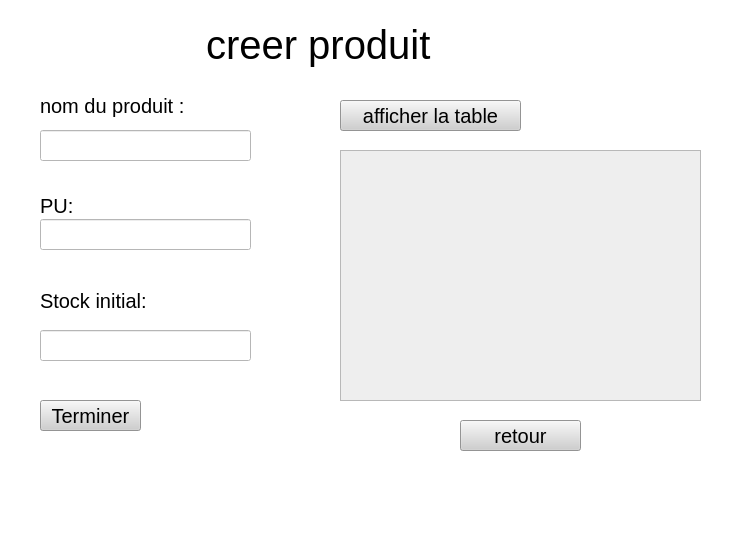
<?xml version="1.0" encoding="UTF-8"?>
<ui version="4.0">
 <class>creerproduit</class>
 <widget class="QMainWindow" name="creerproduit">
  <property name="geometry">
   <rect>
    <x>0</x>
    <y>0</y>
    <width>736</width>
    <height>554</height>
   </rect>
  </property>
  <property name="windowTitle">
   <string>MainWindow</string>
  </property>
  <property name="styleSheet">
   <string notr="true">font-size:20px;
background-color: rgb(255, 255, 255);</string>
  </property>
  <widget class="QWidget" name="centralwidget">
   <widget class="QLabel" name="label">
    <property name="geometry">
     <rect>
      <x>206</x>
      <y>19</y>
      <width>301</width>
      <height>51</height>
     </rect>
    </property>
    <property name="styleSheet">
     <string notr="true">color:balck;
font-size:40px;</string>
    </property>
    <property name="text">
     <string>creer produit</string>
    </property>
   </widget>
   <widget class="QLabel" name="label_2">
    <property name="geometry">
     <rect>
      <x>40</x>
      <y>90</y>
      <width>151</width>
      <height>31</height>
     </rect>
    </property>
    <property name="styleSheet">
     <string notr="true">color:balck;</string>
    </property>
    <property name="text">
     <string>nom du produit :</string>
    </property>
   </widget>
   <widget class="QLineEdit" name="lineEdit">
    <property name="geometry">
     <rect>
      <x>40</x>
      <y>130</y>
      <width>211</width>
      <height>31</height>
     </rect>
    </property>
   </widget>
   <widget class="QLabel" name="label_3">
    <property name="geometry">
     <rect>
      <x>40</x>
      <y>190</y>
      <width>47</width>
      <height>31</height>
     </rect>
    </property>
    <property name="styleSheet">
     <string notr="true">color:balck;</string>
    </property>
    <property name="text">
     <string>PU:</string>
    </property>
   </widget>
   <widget class="QLineEdit" name="lineEdit_2">
    <property name="geometry">
     <rect>
      <x>40</x>
      <y>219</y>
      <width>211</width>
      <height>31</height>
     </rect>
    </property>
   </widget>
   <widget class="QLabel" name="label_4">
    <property name="geometry">
     <rect>
      <x>40</x>
      <y>290</y>
      <width>131</width>
      <height>21</height>
     </rect>
    </property>
    <property name="styleSheet">
     <string notr="true">color:balck;</string>
    </property>
    <property name="text">
     <string>Stock initial:</string>
    </property>
   </widget>
   <widget class="QLineEdit" name="lineEdit_3">
    <property name="geometry">
     <rect>
      <x>40</x>
      <y>330</y>
      <width>211</width>
      <height>31</height>
     </rect>
    </property>
   </widget>
   <widget class="QPlainTextEdit" name="plainTextEdit">
    <property name="geometry">
     <rect>
      <x>340</x>
      <y>150</y>
      <width>361</width>
      <height>251</height>
     </rect>
    </property>
    <property name="styleSheet">
     <string notr="true">background-color: rgb(238, 238, 238);</string>
    </property>
   </widget>
   <widget class="QPushButton" name="pushButton">
    <property name="geometry">
     <rect>
      <x>40</x>
      <y>400</y>
      <width>101</width>
      <height>31</height>
     </rect>
    </property>
    <property name="styleSheet">
     <string notr="true">color:balck;
background-color: rgb(207, 207, 207);</string>
    </property>
    <property name="text">
     <string>Terminer</string>
    </property>
   </widget>
   <widget class="QPushButton" name="pushButton_2">
    <property name="geometry">
     <rect>
      <x>340</x>
      <y>100</y>
      <width>181</width>
      <height>31</height>
     </rect>
    </property>
    <property name="styleSheet">
     <string notr="true">color:balck;
background-color: rgb(207, 207, 207);</string>
    </property>
    <property name="text">
     <string>afficher la table</string>
    </property>
   </widget>
   <widget class="QPushButton" name="pushButton_3">
    <property name="geometry">
     <rect>
      <x>460</x>
      <y>420</y>
      <width>121</width>
      <height>31</height>
     </rect>
    </property>
    <property name="styleSheet">
     <string notr="true">color:balck;
background-color: rgb(207, 207, 207);</string>
    </property>
    <property name="text">
     <string>retour</string>
    </property>
   </widget>
  </widget>
  <widget class="QMenuBar" name="menubar">
   <property name="geometry">
    <rect>
     <x>0</x>
     <y>0</y>
     <width>736</width>
     <height>33</height>
    </rect>
   </property>
  </widget>
  <widget class="QStatusBar" name="statusbar"/>
 </widget>
 <resources/>
 <connections/>
</ui>
